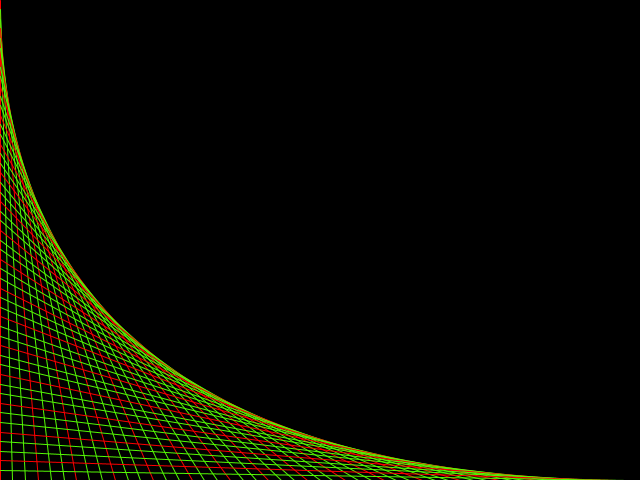
Frame 1 (no input)
Frame 60 (the mouse pressed at the canvas centre just before this capture): identical to frame 1, image omitted
Frame 120 (the mouse held since frame 60 and released just before this capture): identical to frame 1, image omitted

The Processing sketch that drew this single still picture (run headless with seeded random() and noise(); from frame 60 on, the mouse is pressed at the canvas centre):

// Processing sketch: assignment2
// ── assignment2.pde

int frame = 0;

void setup()
{
  size (640, 480);
  frameRate(20);
}
void draw ()
{
background (0, 0, 0);

int numberOfLines = 50;

for (int i = 0; i < numberOfLines; ++i)
{
  if (i % 3 == 0)
  {
  stroke (252, 0, 0);
  }

  else
  {
  stroke (84, 248, 4);
  }
  line (0, i * height / numberOfLines, i * width / numberOfLines, height);
}
}
